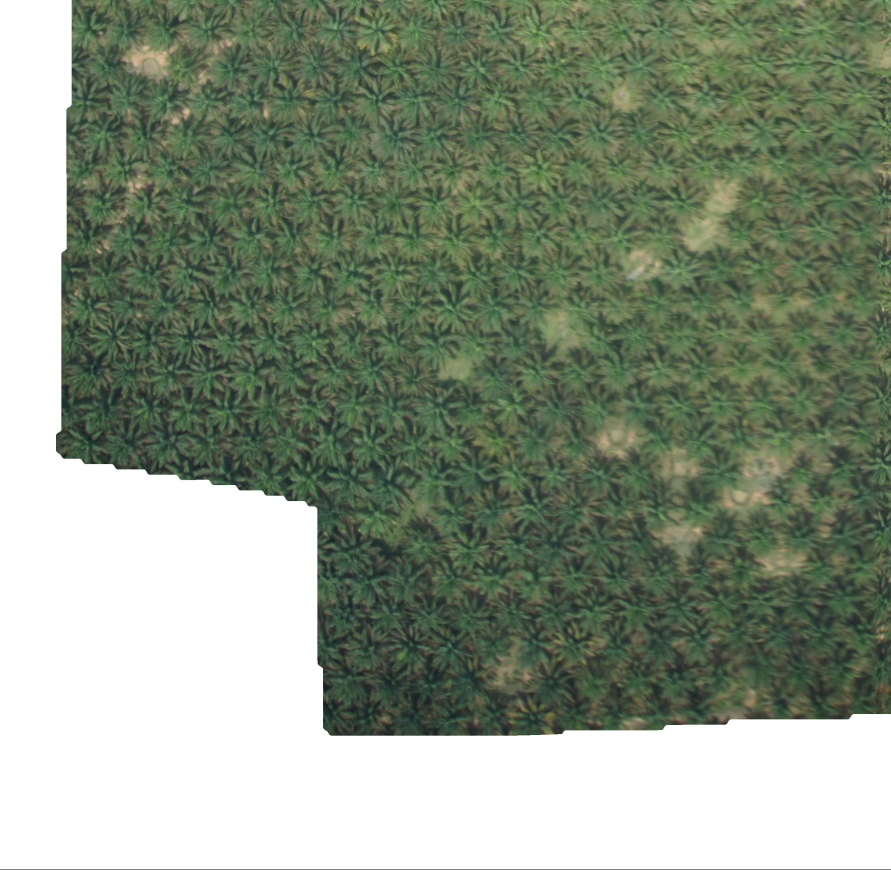
#> input picture output/1.jpg, 2671 x 2609 px (shown at 1/3 size)
$ python get_contour.py -i output/1.jpg   (older library calls are emulated)
#> lines starting #> are read from the running program, lines starting #| are printed output that depends on the picture; after the words box and inside, x2 and y2 are one past the last pixel; in counts of white or black regions, pixels touching at a corner belong together
### util/util.py
import numpy as np
import cv2

class Util:
	# param 1: image
	# [10 lines left out: function mouse_hsvcolor, not called in this run]

	@staticmethod
	def detect_edge(channel):
		sobelX = cv2.Sobel(channel, cv2.CV_64F, dx=1, dy=0)
		sobelY = cv2.Sobel(channel, cv2.CV_64F, dx=0, dy=1)

		sobelX = cv2.convertScaleAbs(sobelX)
		sobelY = cv2.convertScaleAbs(sobelY)

		sobel = cv2.addWeighted(sobelX, 0.5, sobelY, 0.5, 0)
		return sobel

### get_contour.py
# USAGE
# python get_contour.py -i output/1.jpg

import numpy as np
import cv2
import argparse
import imutils
from util.util import Util
from matplotlib import pyplot as plt


# construct argument parser and parse the argument
ap = argparse.ArgumentParser()
ap.add_argument("-i", "--image", required=True, help="Path to the image")
args = vars(ap.parse_args())

print("[INFO] starts...")
image = cv2.imread(args["image"])
#> image is the input picture: shape (2609, 2671, 3); mean B, G, R 129.6, 148.2, 136.2
image = imutils.resize(image, width=750)
#> image: shape (732, 750, 3)

hsv = cv2.cvtColor(image, cv2.COLOR_BGR2HSV)
#> hsv: shape (732, 750, 3); mean H, S, V 35.8, 47.9, 148.3

lower_green = (50, 50, 50)
upper_green = (80, 150, 150)
mask = cv2.inRange(hsv, lower_green, upper_green)
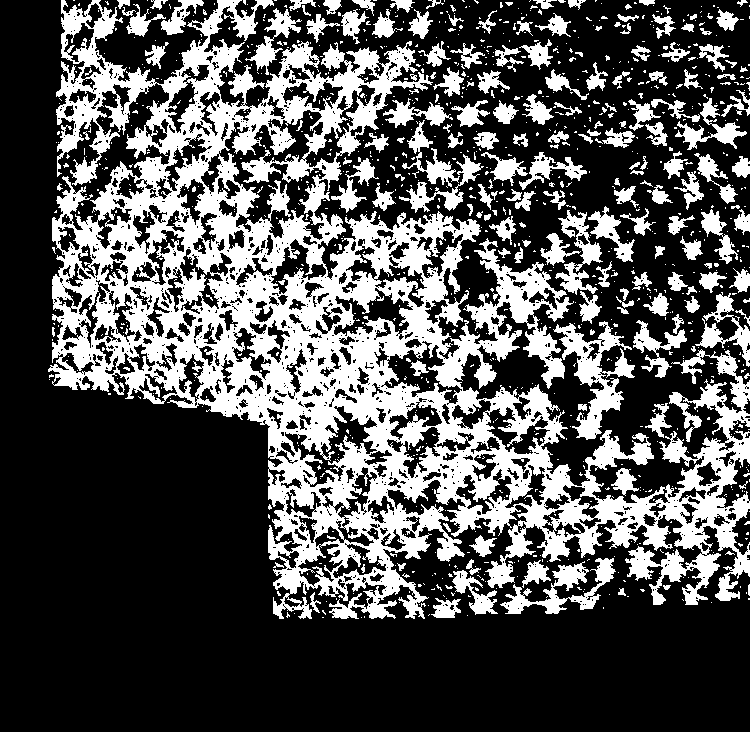
#> mask: shape (732, 750); 32.6% white; 1067 white regions (895 under 20 px)

target = cv2.bitwise_and(image, image, mask = mask)
# cv2.imshow("Masked", target)
# cv2.waitKey(0)

gray = cv2.cvtColor(target, cv2.COLOR_BGR2GRAY)
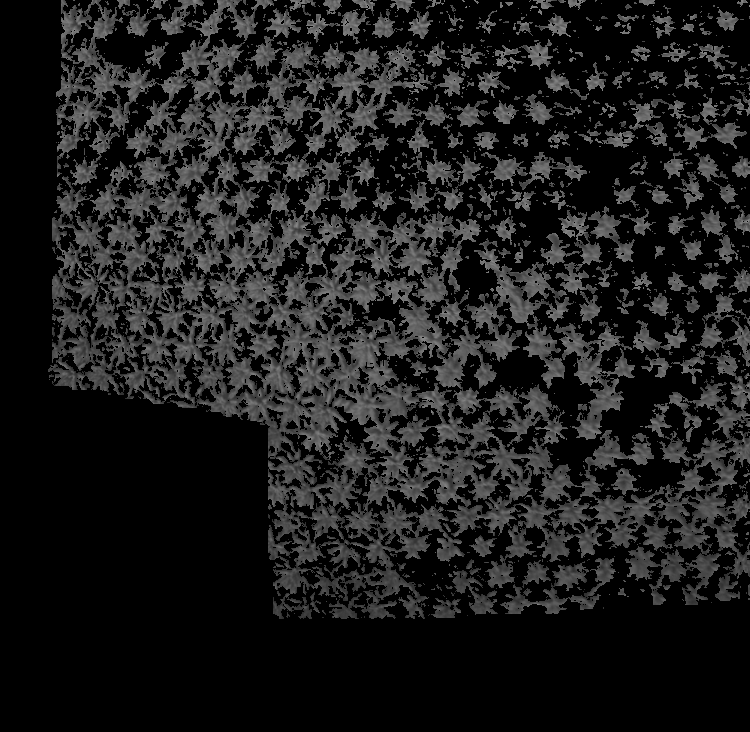
#> gray: shape (732, 750); min 0, max 139, mean 28.2
blurred = cv2.GaussianBlur(gray, (3, 3), 0)
# cv2.dilate(blurred, None, iterations = 3)
cv2.erode(blurred, None, iterations = 1)
edgeImg = Util.detect_edge(blurred)
#> in detect_edge, `sobelY = cv2.Sobel(channel, cv2.CV_64F, dx=0, dy=1)`:
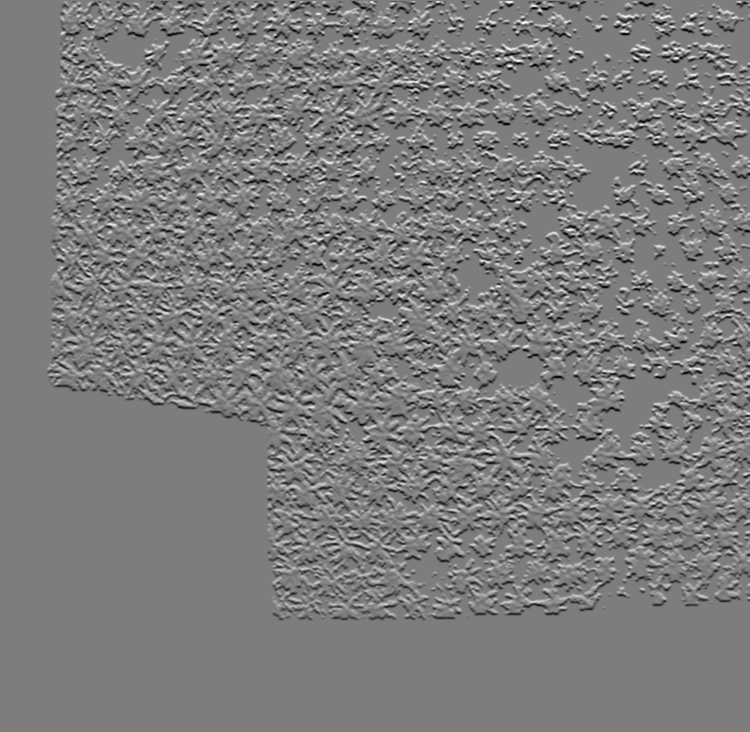
#> sobelY: shape (732, 750) float64; min -373, max 386, mean -0.4; drawn with min black and max white
#> in detect_edge, `sobelX = cv2.convertScaleAbs(sobelX)`:
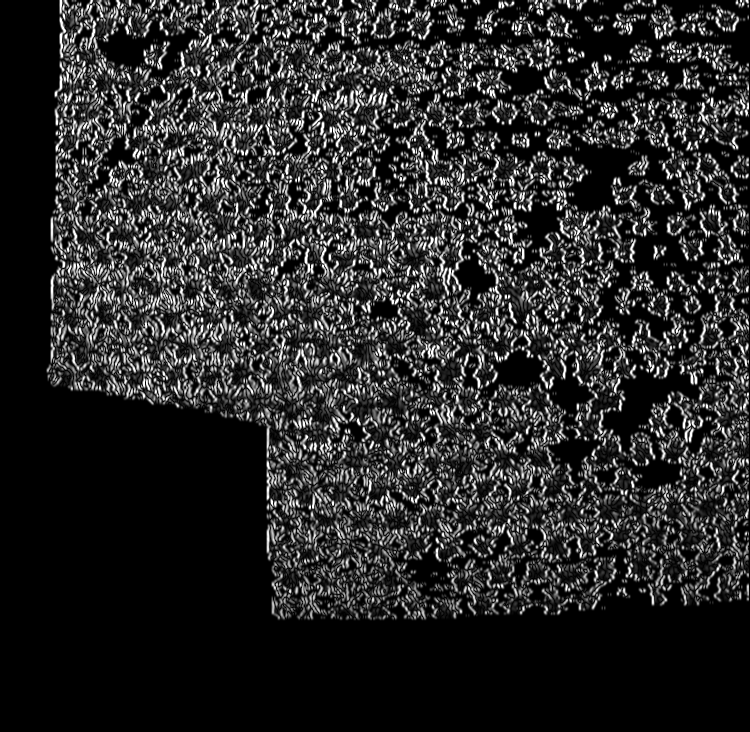
#> sobelX: shape (732, 750); min 0, max 255, mean 42.3
#> in detect_edge, `sobelY = cv2.convertScaleAbs(sobelY)`:
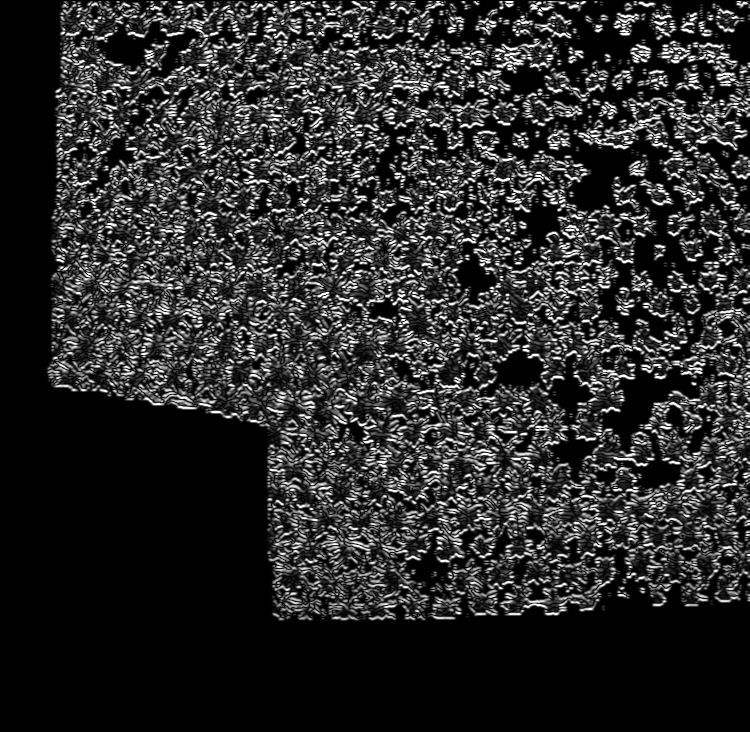
#> sobelY: shape (732, 750); min 0, max 255, mean 43.5
#> in detect_edge, `sobel = cv2.addWeighted(sobelX, 0.5, sobelY, 0.5, 0)`:
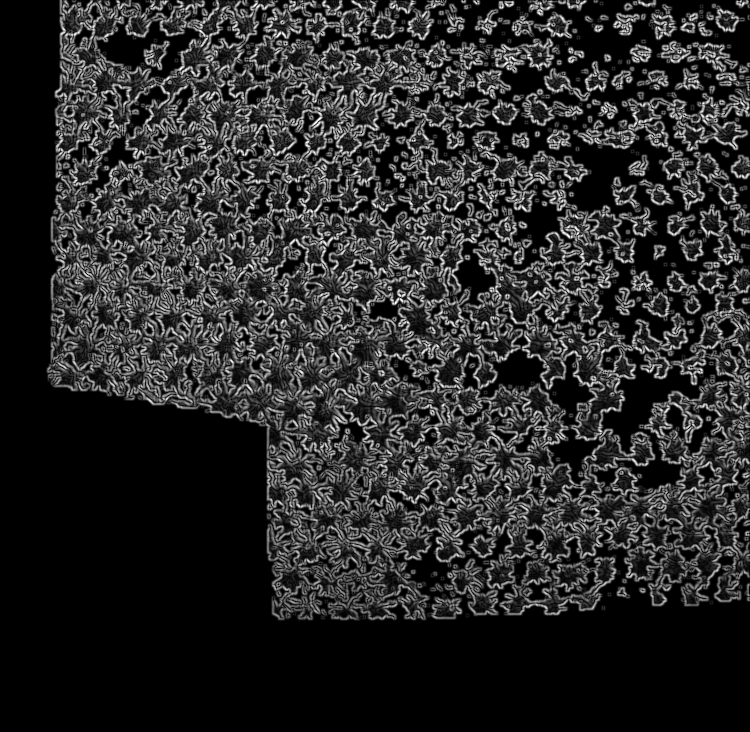
#> sobel: shape (732, 750); min 0, max 255, mean 42.9

cnts = cv2.findContours(edgeImg, cv2.RETR_LIST, cv2.CHAIN_APPROX_SIMPLE)
#> cnts = 1159 contours, 829 with area under 20; largest, box (x1, y1, x2, y2) and area: (46, 0, 750, 621) 338256, (601, 349, 700, 490) 4505, (97, 21, 200, 79) 2376, (501, 180, 566, 271) 1892, (480, 349, 546, 398) 1410
cnts = imutils.grab_contours(cnts)

cv2.drawContours(image, cnts, -1, (0, 0, 255), 2)
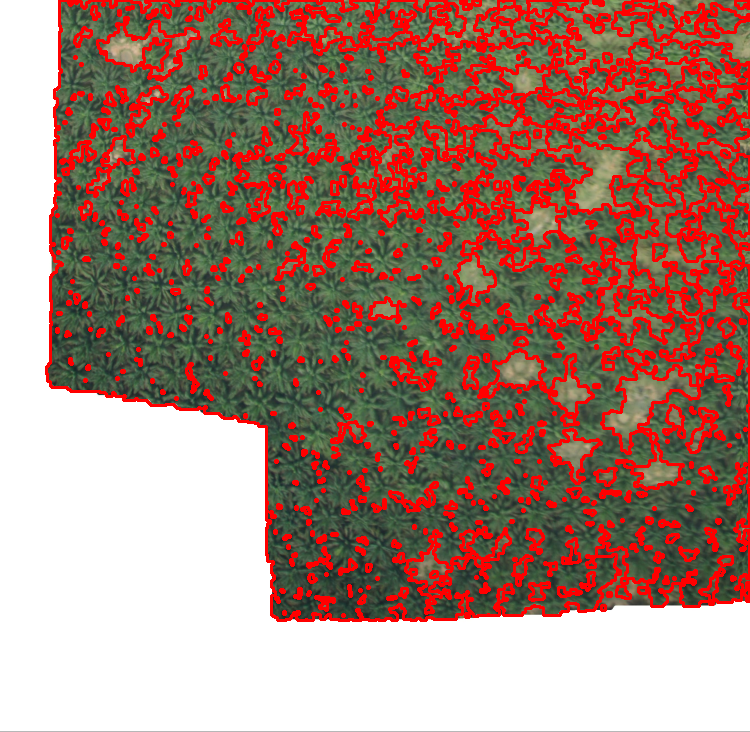
#> image: shape (732, 750, 3); mean B, G, R 114, 127.4, 166

cv2.imshow("Image", image)
cv2.imshow("Edge Image", target)
cv2.waitKey(0)


# print(type(image))
# print(len(image))

$ run again, with output/2.jpg copied over output/1.jpg
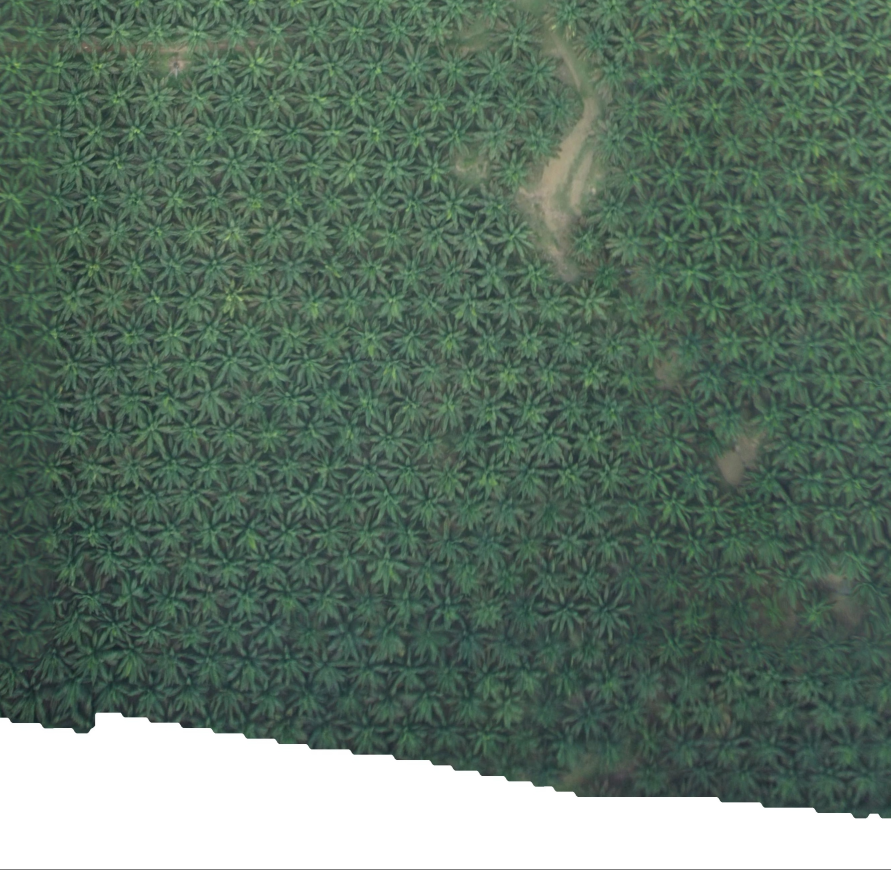
#> input picture output/2.jpg, 2671 x 2609 px (shown at 1/3 size)
#> image is the input picture: shape (2609, 2671, 3); mean B, G, R 101.7, 114.8, 94.4
#> hsv: shape (732, 750, 3); mean H, S, V 63.1, 55.3, 114.8
#> `mask = cv2.inRange(hsv, lower_green, upper_green)`:
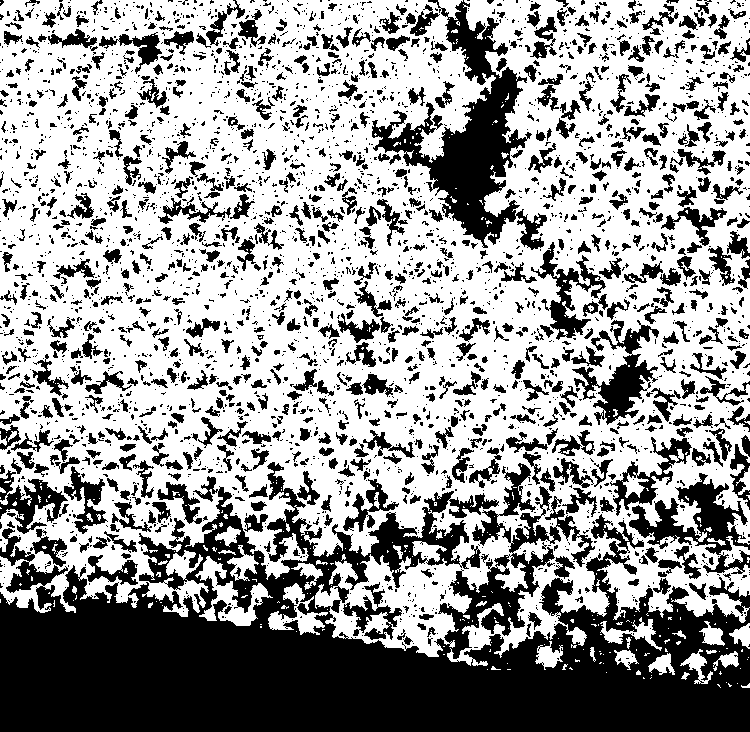
#> mask: shape (732, 750); 60.6% white; 3254 black regions (2402 under 20 px)
#> cnts = 1054 contours, 819 with area under 20; largest, box (x1, y1, x2, y2) and area: (0, 0, 750, 686) 475468, (429, 71, 518, 239) 6300, (602, 356, 649, 415) 1156, (680, 483, 733, 539) 1099, (449, 9, 492, 76) 910
#> `cv2.drawContours(image, cnts, -1, (0, 0, 255), 2)`:
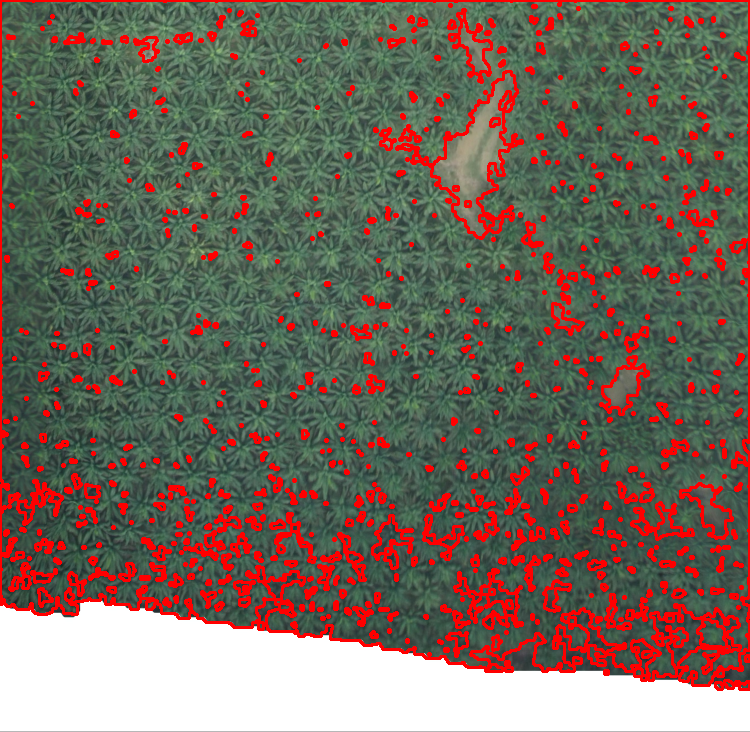
#> image: shape (732, 750, 3); mean B, G, R 92.4, 104.6, 115.8

$ run again, with output/(0, 2610)_(0, 2671).jpg copied over output/1.jpg
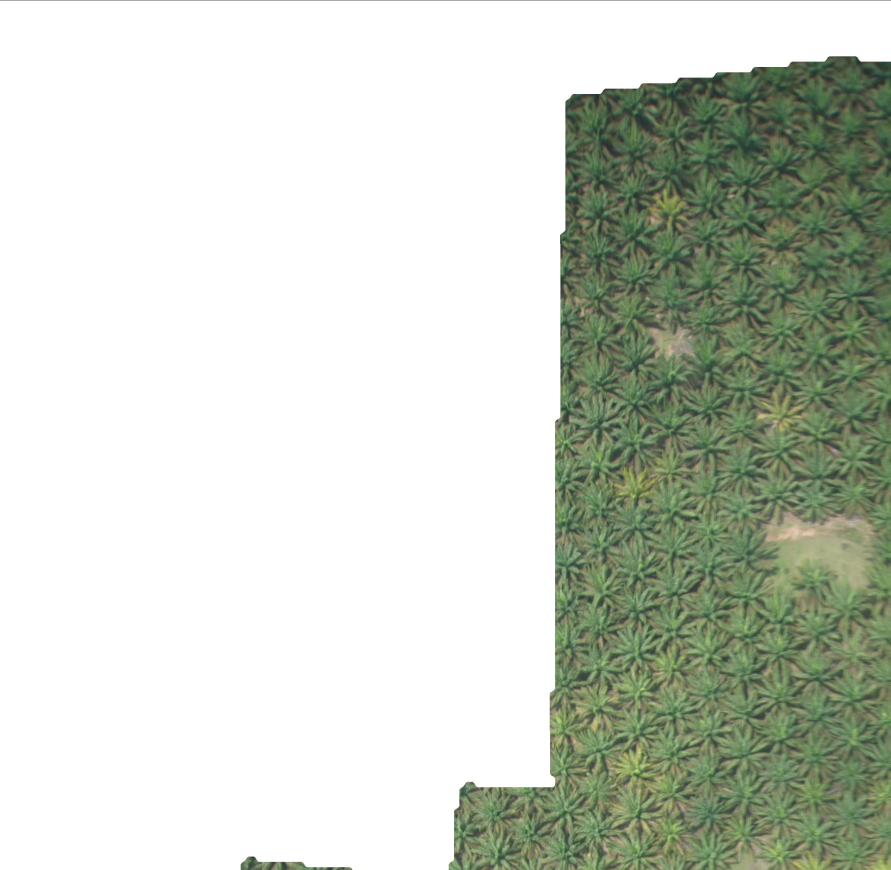
#> input picture output/(0, 2610)_(0, 2671).jpg, 2671 x 2610 px (shown at 1/3 size)
#> image is the input picture: shape (2610, 2671, 3); mean B, G, R 196, 207.6, 201.4
#> hsv: shape (732, 750, 3); mean H, S, V 16.6, 24.5, 207.7
#> `mask = cv2.inRange(hsv, lower_green, upper_green)`:
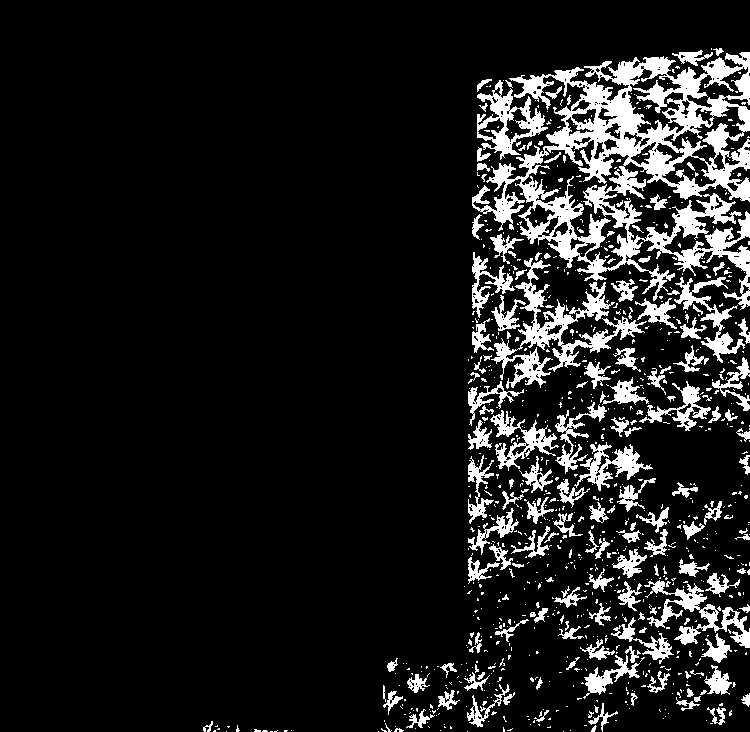
#> mask: shape (732, 750); 11.6% white; 908 white regions (747 under 20 px)
#> cnts = 630 contours, 408 with area under 20; largest, box (x1, y1, x2, y2) and area: (462, 46, 750, 713) 141539, (376, 584, 592, 732) 5542, (502, 366, 613, 429) 2681, (634, 323, 691, 374) 1564, (533, 258, 588, 307) 1278
#> `cv2.drawContours(image, cnts, -1, (0, 0, 255), 2)`:
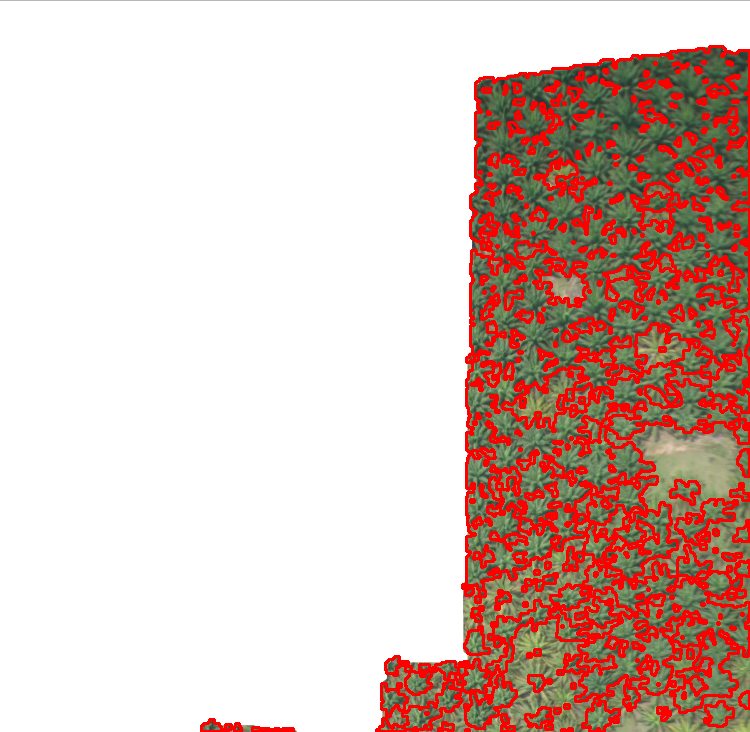
#> image: shape (732, 750, 3); mean B, G, R 184.5, 192.3, 218.6
